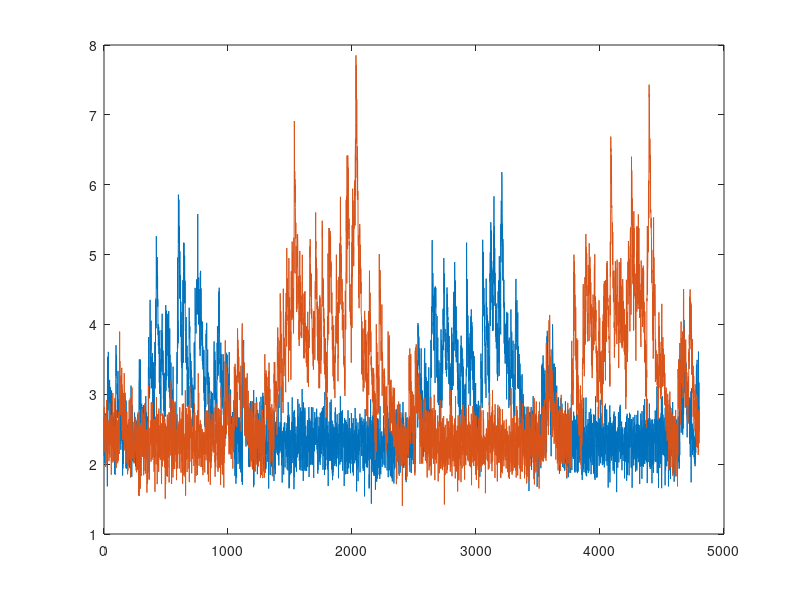

Write the MATLAB code that produced this figure. (Note: this script raises an error after producing the figure.)
% this script is a wrapper that loads some data (or simulates it) and then
% calls the most recent FOOPSI function to infer spike trains and
% parameters

clear, clc,
fname = 'spatial_multi2';

%% set parameters

% generate spatial filters
Nc      = 2;                                % # of cells in the ROI
neur_w  = 8;                               % height per neuron
height  = 10;                               % height of frame (pixels)
width   = Nc*neur_w;                        % width of frame (pixels)
Npixs   = height*width;                     % # pixels in ROI
x       = linspace(-5,5,width);
y       = linspace(-5,5,height);
[X,Y]   = meshgrid(x,y);
g1      = zeros(Npixs,Nc);
g2      = 0*g1;
Sigma1  = diag([1,1])*1.5;                    % var of positive gaussian
Sigma2  = diag([1,1])*5;                    % var of negative gaussian
sp      = 2.0;
mu      = [1 1]'*linspace(-sp,sp,Nc);     % means of gaussians for each cell (distributed across pixel space)
w       = ones(1,Nc); %linspace(1,Nc,Nc); %Nc:-1:1;             % weights of each filter
for i=1:Nc
    g1(:,i)  = w(i)*mvnpdf([X(:) Y(:)],mu(:,i)',Sigma1);
    g2(:,i)  = 0*w(i)*mvnpdf([X(:) Y(:)],mu(:,i)',Sigma2);
end

for i=1:Nc
    P.a(:,i)=g1(:,i)-g2(:,i);
end
P.b     = 0.01*mean(P.a); % baseline is a scaled down version of the sum of the spatial filters

% set meta parameters
V.T      = 4800;                         % # of time steps
V.dt     = 1/60;                           % time step size
V.Npixels= Npixs;                        % # of pixels in each image
V.Ncells = Nc;                           % # cells per ROI
V.Poiss  = 0;                            % whether observations are poisson or gaussian
V.fast_iter_max= 25;                           % # iterations of EM to estimate params

% initialize other parameters
P.sig   = 2.5*max(P.a(:));                             % stan dev of noise (indep for each pixel)
C_0     = 0;                                % initial calcium
tau     = 0.5*ones(Nc,1);   % decay time constant for each cell
P.gam   = 1-V.dt./tau(1:Nc);             % set gam
lam     = linspace(0,4*pi,V.T);
P.lam = repmat(exp(1.3*(sin(lam))'),1,V.Ncells); % rate-ish, ie, lam*dt=# spikes per second
for j=2:V.Ncells
    P.lam(:,j) = exp(1.6*(sin(lam+pi))');
end
P.lam   = P.lam-repmat(min(P.lam),V.T,1);

%% simulate data

n=zeros(V.T,V.Ncells);                         % pre-allocate memory for spike train
C=n;                                        % pre-allocate memory for calcium
for i=1:V.Ncells
    n(1,i)      = C_0;
    n(2:end,i)  = poissrnd(P.lam(2:end,i)*V.dt);  % simulate spike train
    n(n>1)      = 1;                                            % make only 1 spike per bin
    C(:,i)      = filter(1,[1 -P.gam(i)],n(:,i));               % calcium concentration
end
F = P.a*(C+repmat(P.b,V.T,1))'+P.sig*rand(Npixs,V.T);

figure(2), clf, hold off, plot(P.a(:,1)\F), hold all, plot(P.a(:,2)\F);

save(['../../data/' fname '.mat'],'F','n','P','V')

%% generate tif

MakMov  = 0;
if MakMov==1
    FF=uint8(floor(255*z1(F)));
    for t=1:500
        if t==1, mod='overwrite'; else mod='append'; end
        imwrite(reshape(FF(:,t),height,width),['../../data/' fname '.tif'],'tif','Compression','none','WriteMode',mod)
    end
end

%% infer spike trains and parameters

% initialize parameters for estimating parameters (these are only used if MaxIter>1)
V.est_sig     = 0;
V.est_lam     = 0;
V.est_gam     = 0;
V.est_b       = 1;
V.est_a       = 1;

% initialize parameters for plotting results after each pseudo-EM step
V.fast_thresh  = 1;                            % whether to threshold spike train before estimating 'a' and 'b' (we always keep this on)
V.fast_plot    = 1;                            % whether to plot filter with each iteration
V.n       = n;                            % keep true spike times to also plot for comparison purposes
V.h       = height;                       % height of frame (pixels)
V.w       = width;                        % width of frame (pixels)


% infer spike trains using a variety of techniques
q=0;
exps=[1 2.5]; %[1 2.5];% 3 3.5];
for qq=exps
    disp(qq)
    if qq==1;                                % use true params
        PP=P;
        PP.lam=mean(PP.lam);
        FF=F;
        V.fast_iter_max = 1;
    elseif qq==2                             % use svd spatial filter
        V.fast_iter_max = 1;
        PP=P;
        PP.lam=mean(PP.lam);
        FF=F;
        [U,S,VV]=pca_approx(F',V.Ncells);
        for j=1:V.Ncells, PP.a(:,j)=VV(:,j); end
    elseif qq==2.5
        V.fast_iter_max = 10;
        PP=P;
        PP.lam=mean(PP.lam);
        FF=F;
        [U,S,VV]=pca_approx(F',V.Ncells);
        for j=1:V.Ncells, PP.a(:,j)=VV(:,j); end
    elseif qq==3                           % estimate params
        V.fast_iter_max = 10;
        PP=P;
        FF=F;%-repmat(mean(F,2),1,V.T);
        [U,S,VV]=pca_approx(FF',V.Ncells);
        for j=1:V.Ncells, PP.a(:,j)=VV(:,j); end
    elseif qq==3.5                           % estimate params
        V.fast_iter_max = 10;
        PP=P;
        FF=F-repmat(mean(F,2),1,V.T);
        [U,S,VV]=pca_approx(FF',V.Ncells);
        for j=1:V.Ncells, PP.a(:,j)=VV(:,j); end
        V.est_b=0;
    elseif qq==4                           % estimate params
        V.fast_iter_max = 25;
        PP=P;
        FF=F;
        [U,S,VV]=pca_approx(FF',V.Ncells);
        for j=1:V.Ncells, PP.a(:,j)=VV(:,j); end
        V.Plot = 1;
    elseif qq==5                           % estimate params
        V.fast_iter_max = 20;
        V.fast_thresh  = 0;
        PP=P;
        [U,S,V]=pca_approx(F',V.Ncells);
        for j=1:V.Ncells, PP.a(:,j)=V(:,j); end
    end
    q=q+1;
    [I{q}.n I{q}.P] = fast_oopsi(FF,V,PP);
end

save(['../../data/' fname],'I','V')
sound(10*sin(linspace(0,180*pi,2000)))

%% plot results
fname='spatial_multi2';
load(['../../data/' fname])
% I{3}=I{2};

Pl.g    = 0.5*ones(1,3);       % gray color
Pl.fs   = 8;                   % font size
Pl.w1   = 0.28;                 % width of subplot
Pl.wh   = [Pl.w1 Pl.w1];        % width and height of subplots
Pl.b1   = 0.67;                 % bottom of topmost subplt
Pl.l1   = 0.41;                 % left side of left subplot on right half
Pl.l2   = Pl.l1+0.3;            % left side of right subplot on right half
Pl.s1   = Pl.w1+0.043;          % space between subplots on right side
Pl.s2   = .33;                  % space between subplots on left side
Pl.ms   = 2;                    % marker size
Pl.lw   = 2;                    % line width
Pl.n    = n; Pl.n(Pl.n==0)=NaN; % true spike train (0's are NaN's so they don't plot)
Pl.T    = V.T;
Pl.c    = [0 0 0; Pl.g; 1 1 1]; % colors: black, grey, white
Pl.m    = ['v','v'];
Pl.xlim = [2000 2500]-1000;        % limits of x-axis
Pl.shift= [0 .07];
Pl.x_range = Pl.xlim(1):Pl.xlim(2);
Pl.XTick = [Pl.xlim(1):2/V.dt:Pl.xlim(2)];
Pl.XTickLabel = Pl.XTick;

% show how our estimation procedure given truth and when estimating spatial filter

figure(1), clf, hold on
nrows   = 2; 
ncols   = 5; 

Fmean=mean(F);

% make images on same scale
immax=max((P.a(:)));
immin=min((P.a(:)));
for q=1:2
    immax=max(immax,max(I{q}.P.a(:)));
    immin=min(immin,min(I{q}.P.a(:)));
end

PP.a=60*(P.a-immin)/(immax-immin);
for q=1:2
    for j=1:2
        EI{q}.P.a(:,j)=60*(I{q}.P.a(:,j)-immin)/(immax-immin);
    end
end

% plot mean image frame
subplot(nrows,ncols,1)
imagesc(reshape(sum(PP.a,2),V.h,V.w))
set(gca,'XTick',[],'YTick',[])
colormap gray
ylabel([{'ROI'}],'FontSize',Pl.fs);

% plot F
q=1;
subplot(nrows,ncols,ncols+1), hold on
for j=1:V.Ncells
    F_proj=I{q}.P.a(:,j_inf(j))\F;
    plot(0.9*z1(F_proj(Pl.x_range)),'Color',Pl.c(j,:),'LineWidth',1)
    stem(Pl.n(Pl.x_range,j)-Pl.shift(j),'LineStyle','none','Marker',Pl.m(j),'MarkerEdgeColor',Pl.c(j,:),'MarkerFaceColor',Pl.c(j,:),'MarkerSize',Pl.ms)
    axis([Pl.xlim-Pl.xlim(1) 0 1])
    set(gca,'YTick',[0 1],'YTickLabel',[])
    if q==1
        ylab=ylabel([{'fluorescence'}],'FontSize',Pl.fs);
        set(gca,'XTick',Pl.XTick-min(Pl.XTick),'XTickLabel',(Pl.XTick-min(Pl.XTick))*V.dt,'FontSize',Pl.fs)
        xlabel('time (sec)','FontSize',Pl.fs)
    else
        set(gca,'XTick',Pl.XTick-min(Pl.XTick),'XTickLabel',[])
    end
end

for q=1:2

    % plot spatial filters
    for j=1:V.Ncells,
        subplot(nrows,ncols,1+q+(j-1)*2)
        if q==1, j_inf=[1 2]; else j_inf=[2 1]; end
        imagesc(reshape(EI{q}.P.a(:,j_inf(j)),V.h,V.w)),
        set(gca,'XTickLabel',[],'YTickLabel',[])

        if q==1 && j==1
            ylabel([{'spatial'}; {'filter'}],'FontSize',Pl.fs);
            title('Truth','FontSize',Pl.fs),
        else
            title('Estimated','FontSize',Pl.fs)
        end
    end


    % plot inferred spike train
    for j=1:V.Ncells
        subplot(nrows,ncols,1+q+(j-1)*2+ncols)
        hold on
        if q==1, j_inf=[1 2]; else j_inf=[2 1]; end
        stem(Pl.x_range,Pl.n(Pl.x_range,j)+.03,'LineStyle','none','Marker','v','MarkerEdgeColor',Pl.c(j,:),'MarkerFaceColor',Pl.c(j,:),'MarkerSize',Pl.ms)
        bar(Pl.x_range,I{q}.n(Pl.x_range,j_inf(j))/max(I{q}.n(Pl.x_range,j_inf(j))),'EdgeColor',Pl.c(j,:),'FaceColor',Pl.c(j,:))
        axis('tight')
        set(gca,'YTick',[0 1],'YTickLabel',[])
        set(gca,'XTick',Pl.XTick,'XTickLabel',(Pl.XTick-min(Pl.XTick))*V.dt,'FontSize',Pl.fs)
        xlabel('time (sec)','FontSize',Pl.fs)
        if q==1 && j==1
            ylabel([{'fast'}; {'filter'}],'FontSize',Pl.fs)
        else
        end
    end

end

% neuron={'                 Neuron 1'};
% annotation(gcf,'textbox',[0.2642 0 0.3248 0.6531],'String',neuron,'FitBoxToText','off');

% print fig
wh=[7 2];   %width and height
DirName = '../../figs/';
PrintFig(wh,DirName,fname);
